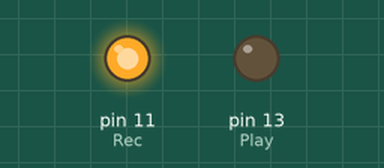
Simulated run of this sketch. Board: Arduino Uno, built with avr-gcc and run on an emulated ATmega328P. Parts: output pins drawn as LEDs (lit = HIGH).

Above: at 5.0 s.
At 15.05 s:
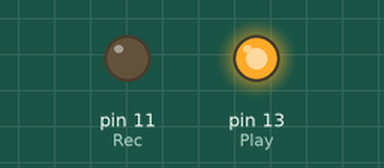
At 20.1 s:
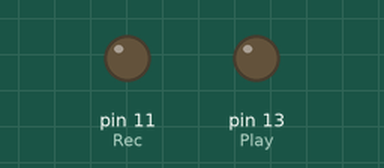
Timing chart, 0 to 32.6 s (numbered marks = the images above):
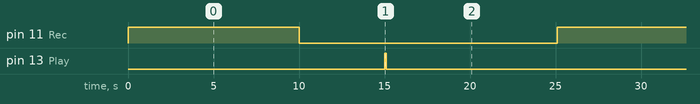

Measured:
- by itself, pin 11 (Rec): alternates HIGH for 10.0 s and LOW for 15.1 s
- by itself, pin 13 (Play): alternates HIGH for 0.10 s and LOW for 25.0 s
- by itself, everything shown: repeats every 25.1 s, in 4 steps

The sketch:

recorder.ino
```cpp
int Rec = 11;
int Play = 13;

void setup()
{
  pinMode(Rec, OUTPUT);
  pinMode(Play, OUTPUT);
}

void loop()
{
  digitalWrite(Rec, HIGH);
  delay(10000);
  digitalWrite(Rec, LOW);
  delay(5000);
  digitalWrite(Play, HIGH);
  delay(100);
  digitalWrite(Play, LOW);
  delay(10000);
}
```
